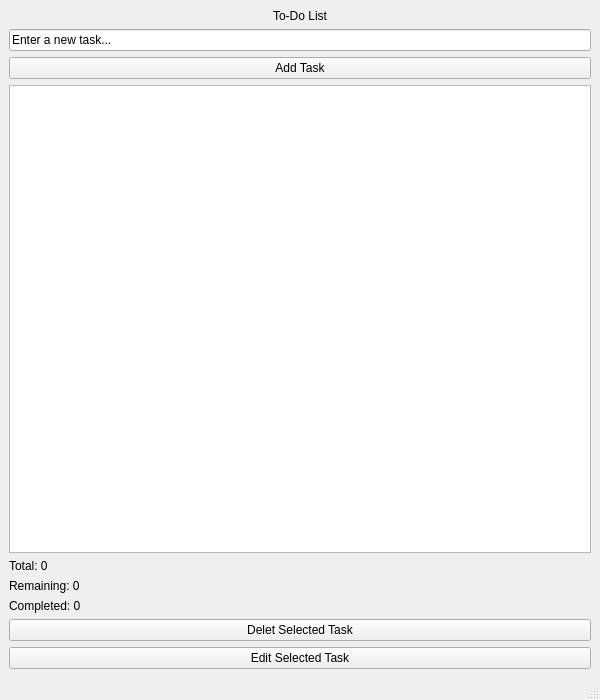
<?xml version="1.0" encoding="UTF-8"?>
<ui version="4.0">
 <class>MainWindow</class>
 <widget class="QMainWindow" name="MainWindow">
  <property name="geometry">
   <rect>
    <x>0</x>
    <y>0</y>
    <width>600</width>
    <height>700</height>
   </rect>
  </property>
  <property name="windowTitle">
   <string>MainWindow</string>
  </property>
  <widget class="QWidget" name="centralwidget">
   <layout class="QVBoxLayout" name="verticalLayout_2">
    <item>
     <layout class="QVBoxLayout" name="verticalLayout">
      <property name="sizeConstraint">
       <enum>QLayout::SizeConstraint::SetMinAndMaxSize</enum>
      </property>
      <item>
       <widget class="QLabel" name="titleLabel">
        <property name="text">
         <string>To-Do List</string>
        </property>
        <property name="textFormat">
         <enum>Qt::TextFormat::AutoText</enum>
        </property>
        <property name="alignment">
         <set>Qt::AlignmentFlag::AlignCenter</set>
        </property>
       </widget>
      </item>
      <item>
       <widget class="QLineEdit" name="taskInput">
        <property name="text">
         <string>Enter a new task...</string>
        </property>
       </widget>
      </item>
      <item>
       <widget class="QPushButton" name="addButton">
        <property name="text">
         <string>Add Task</string>
        </property>
       </widget>
      </item>
      <item>
       <widget class="QListWidget" name="taskList"/>
      </item>
      <item>
       <widget class="QLabel" name="totalTasksLabel">
        <property name="text">
         <string>Total: 0</string>
        </property>
       </widget>
      </item>
      <item>
       <widget class="QLabel" name="remainingTasksLabel">
        <property name="text">
         <string>Remaining: 0</string>
        </property>
       </widget>
      </item>
      <item>
       <widget class="QLabel" name="completedTasksLabel">
        <property name="text">
         <string>Completed: 0</string>
        </property>
       </widget>
      </item>
      <item>
       <widget class="QPushButton" name="deleteButton">
        <property name="text">
         <string>Delet Selected Task</string>
        </property>
        <property name="icon">
         <iconset theme="QIcon::ThemeIcon::EditDelete"/>
        </property>
       </widget>
      </item>
      <item>
       <widget class="QPushButton" name="pushButton">
        <property name="text">
         <string>Edit Selected Task</string>
        </property>
        <property name="icon">
         <iconset theme="QIcon::ThemeIcon::MailMessageNew"/>
        </property>
       </widget>
      </item>
     </layout>
    </item>
   </layout>
  </widget>
  <widget class="QMenuBar" name="menubar">
   <property name="geometry">
    <rect>
     <x>0</x>
     <y>0</y>
     <width>600</width>
     <height>21</height>
    </rect>
   </property>
  </widget>
  <widget class="QStatusBar" name="statusbar"/>
 </widget>
 <resources/>
 <connections/>
</ui>
